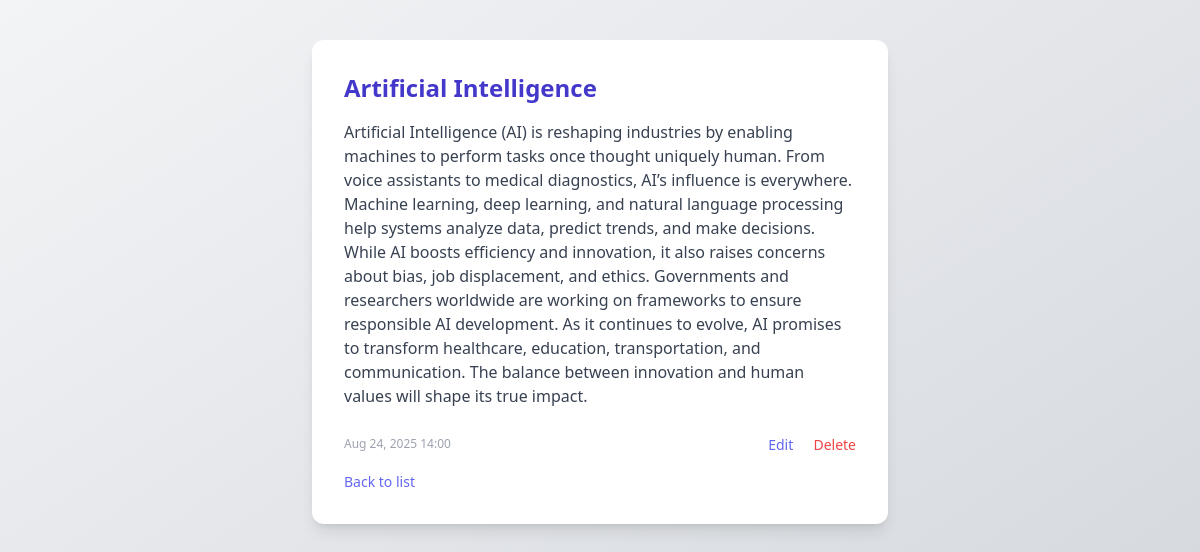
Screenshot of /entry/9/ with the database file from the repository.
### journal_app/apps/entries/models.py (models this page shows, shortened)
class JournalEntry(models.Model):
    title = models.CharField(max_length=255)
    content = models.TextField()
    created_at = models.DateTimeField(auto_now_add=True)
    updated_at = models.DateTimeField(auto_now=True)

### journal_app/apps/entries/views.py (the view)
# urls.py: path('entry/<int:pk>/', views.entry_detail, name='entry_detail'),
def entry_detail(request, pk):
    entry = get_object_or_404(JournalEntry, pk=pk)
    return render(request, 'entries/entry_detail.html', {'entry': entry})

### journal_app/apps/entries/templates/entries/entry_detail.html (shortened to what this page needs)
{% extends "entries/base.html" %}
{% block content %}
<div class="max-w-xl mx-auto py-10">
  <div class="bg-white rounded-xl shadow-lg p-8">
    <h1 class="text-2xl font-bold text-indigo-700 mb-4">{{ entry.title }}</h1>
    <p class="text-gray-700 mb-6">{{ entry.content }}</p>
    <div class="flex justify-between items-center">
      <span class="text-xs text-gray-400">{{ entry.created_at|date:"M d, Y H:i" }}</span>
      <div>
        <a href="{% url 'entry_update' entry.pk %}" class="text-indigo-500 hover:underline text-sm mr-4">Edit</a>
        <form action="{% url 'entry_delete' entry.pk %}" method="post" class="inline">
          <button type="submit" class="text-red-500 hover:underline text-sm">Delete</button>
        </form>
      </div>
    </div>
    <a href="{% url 'entry_list' %}" class="block mt-4 text-indigo-500 hover:underline text-sm">Back to list</a>
  </div>
</div>
{% endblock %}

### rows the page displays
JournalEntry: title "Artificial Intelligence", content "Artificial Intelligence (AI) is reshaping industries by enabling machines to perform tasks once thought uniquely human. From voice assistants to medical diagnostics, AI’s influence is everywhere. Machine learning, deep learning, and natural language processing help systems analyze data, predict trends, and make decisions. While AI boosts efficiency and innovation, it also raises concerns about bias, job displacement, and ethics. Governments and researchers worldwide are working on frameworks to ensure responsible AI development. As it continues to evolve, AI promises to transform healthcare, education, transportation, and communication. The balance between innovation and human values will…", created_at "Aug 24, 2025 14:00"
